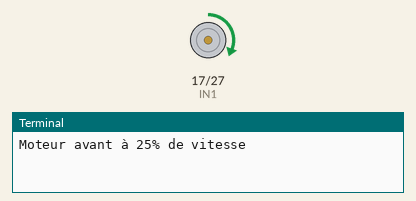
The program below on a simulated Raspberry Pi (BCM pin numbers). Shown: motor-driver pin pairs drawn as motors (green arrow = first pin HIGH = forward, orange = second pin HIGH = backward, longer = more drive, scaled by the enable pin), the last lines printed to the terminal.

Above: at 2.5 s.
At 7.5 s:
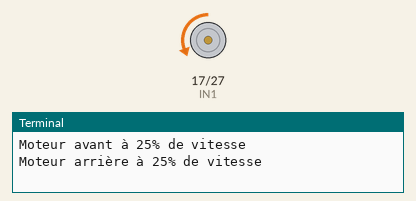
At 11.0 s:
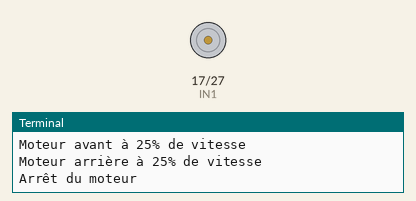
Timing chart, 0 to 15.6 s (numbered marks = the images above):
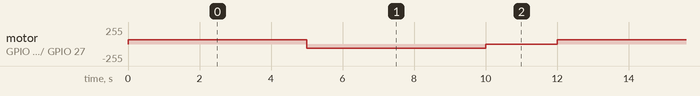

Measured:
- by itself, motor on GPIO 17 (IN1) / GPIO 27 (IN2): repeats every 12.0 s: backward 64/255 5.0 s, stopped 2.0 s, forward 64/255 5.0 s

The program:

drive_dc_motor_with_speed.py
```python
import RPi.GPIO as GPIO
import time

# Configuration des GPIO
IN1 = 17  # GPIO pour contrôler la direction du moteur
IN2 = 27  # GPIO pour contrôler la direction du moteur
EN1 = 22  # GPIO pour le signal PWM (Enable pin)

# Définir la vitesse du moteur en pourcentage (0 à 100)
vitesse = 25  # Modifier cette valeur pour ajuster la vitesse

GPIO.setmode(GPIO.BCM)
GPIO.setup(IN1, GPIO.OUT)
GPIO.setup(IN2, GPIO.OUT)
GPIO.setup(EN1, GPIO.OUT)

# Configuration PWM sur EN1 à 1000Hz
pwm = GPIO.PWM(EN1, 1000)
pwm.start(0)  # Démarre le PWM avec un rapport cyclique de 0%

def set_motor_speed(duty_cycle):
    pwm.ChangeDutyCycle(duty_cycle)

def set_motor_direction(forward):
    if forward:
        GPIO.output(IN1, GPIO.HIGH)
        GPIO.output(IN2, GPIO.LOW)
    else:
        GPIO.output(IN1, GPIO.LOW)
        GPIO.output(IN2, GPIO.HIGH)

try:
    while True:
        print(f"Moteur avant à {vitesse}% de vitesse")
        set_motor_direction(True)
        set_motor_speed(vitesse)  # Applique la vitesse définie
        time.sleep(5)

        print(f"Moteur arrière à {vitesse}% de vitesse")
        set_motor_direction(False)
        set_motor_speed(vitesse)  # Applique la vitesse définie
        time.sleep(5)

        print("Arrêt du moteur")
        set_motor_speed(0)  # Arrêt du moteur en mettant le PWM à 0%
        time.sleep(2)

except KeyboardInterrupt:
    print("Arrêt du programme")
finally:
    pwm.stop()
    GPIO.cleanup()
#Speed variable
```
